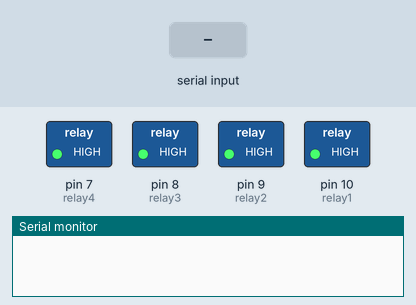
Bench run of a sketch on a simulated Arduino Uno, built with avr-gcc and run on an emulated ATmega328P. Parts: switched loads named in the sketch (green lamp = pin HIGH), the last lines printed to the serial monitor. The test bench sets the inputs (shaded band).

Above: at 1.2 s.
1.3 s: "A" received over Serial
At 2.5 s:
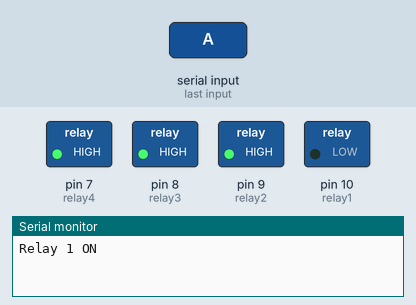
2.8 s: "B" received over Serial
At 3.7 s:
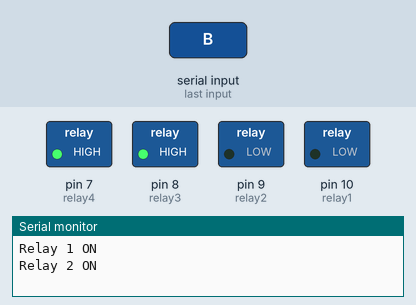
4.3 s: "a" received over Serial
At 4.8 s:
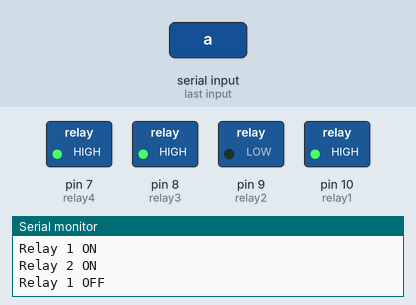
5.8 s: "C" received over Serial
At 7.0 s:
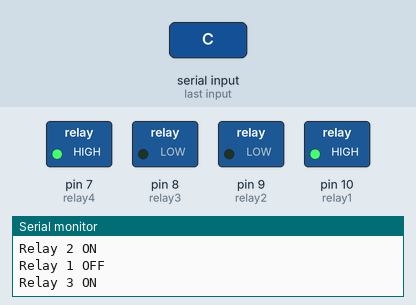
7.3 s: "b" received over Serial
At 8.3 s:
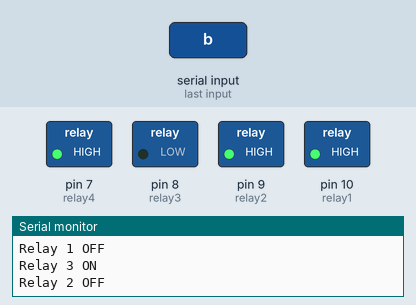
8.8 s: "D" received over Serial
At 9.5 s:
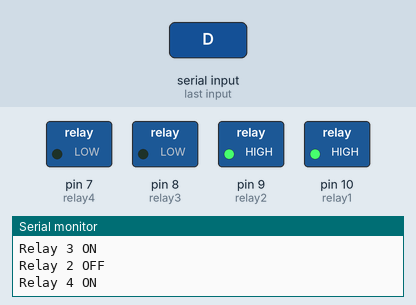
Timing chart, 0 to 11.3 s (numbered marks = the images above; inputs shaded):
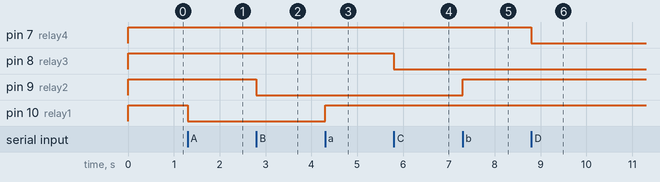

The sketch:

Home_Automation.ino
```cpp
char data = 0;

// Relay pins
int relay1 = 10;
int relay2 = 9;
int relay3 = 8;
int relay4 = 7;

void setup()
{
  Serial.begin(9600);

  pinMode(relay1, OUTPUT);
  pinMode(relay2, OUTPUT);
  pinMode(relay3, OUTPUT);
  pinMode(relay4, OUTPUT);

  // Relays OFF initially
  digitalWrite(relay1, HIGH);
  digitalWrite(relay2, HIGH);
  digitalWrite(relay3, HIGH);
  digitalWrite(relay4, HIGH);
}

void loop()
{
  if (Serial.available())
  {
    data = Serial.read();

    // Relay 1
    if (data == 'A')
    {
      digitalWrite(relay1, LOW);
      Serial.println("Relay 1 ON");
    }

    if (data == 'a')
    {
      digitalWrite(relay1, HIGH);
      Serial.println("Relay 1 OFF");
    }

    // Relay 2
    if (data == 'B')
    {
      digitalWrite(relay2, LOW);
      Serial.println("Relay 2 ON");
    }

    if (data == 'b')
    {
      digitalWrite(relay2, HIGH);
      Serial.println("Relay 2 OFF");
    }

    // Relay 3
    if (data == 'C')
    {
      digitalWrite(relay3, LOW);
      Serial.println("Relay 3 ON");
    }

    if (data == 'c')
    {
      digitalWrite(relay3, HIGH);
      Serial.println("Relay 3 OFF");
    }

    // Relay 4
    if (data == 'D')
    {
      digitalWrite(relay4, LOW);
      Serial.println("Relay 4 ON");
    }

    if (data == 'd')
    {
      digitalWrite(relay4, HIGH);
      Serial.println("Relay 4 OFF");
    }
  }
}
```

Measured:
- after the input at 1.3 s, pin 10 (relay1): HIGH → LOW at once
- after the input at 2.8 s, pin 9 (relay2): HIGH → LOW at once
- after the input at 4.3 s, pin 10 (relay1): LOW → HIGH at once
- after the input at 5.8 s, pin 8 (relay3): HIGH → LOW at once
- after the input at 7.3 s, pin 9 (relay2): LOW → HIGH at once
- after the input at 8.8 s, pin 7 (relay4): HIGH → LOW at once
